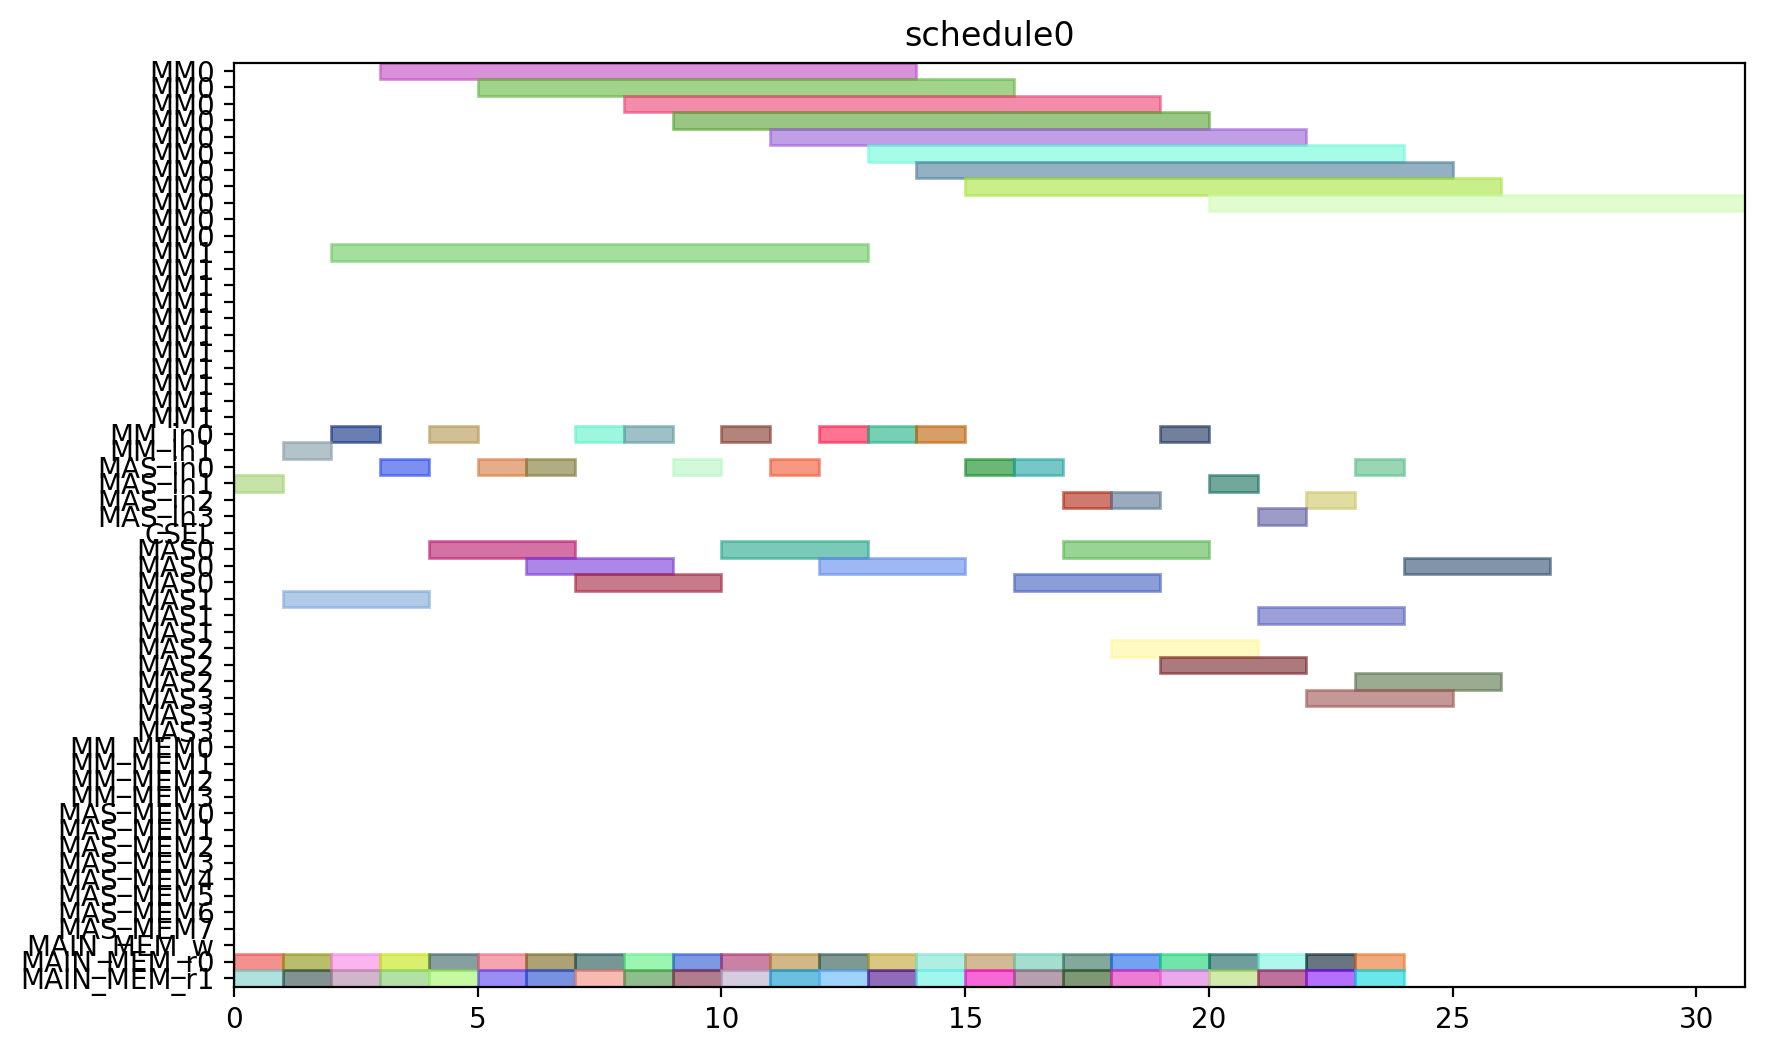

Python code for this plot:
from pyschedule import Scenario, solvers, plotters, alt


def solve():
	horizon = 120
	S = Scenario("schedule0", horizon=horizon)

	# resource
	MM = S.Resources('MM', num=2, size=11)
	MM_in = S.Resources('MM_in', num=2)
	MAS_in = S.Resources('MAS_in', num=4)
	CSEL = S.Resource('CSEL')
	MAS = S.Resources('MAS', num=4, size=3, periods=range(1, horizon))
	MM_MEM = S.Resources('MM_MEM', num=4)
	MAS_MEM = S.Resources('MAS_MEM', num=8)
	MAIN_MEM_w = S.Resource('MAIN_MEM_w', size=1)
	MAIN_MEM_r = S.Resources('MAIN_MEM_r', num=2)

	# result of previous scheduling

	# new tasks
	t0_t0 = S.Task('t0_t0', length=3, delay_cost=1)
	t0_t0 += alt(MAS)
	t0_t0_in = S.Task('t0_t0_in', length=1, delay_cost=1)
	t0_t0_in += alt(MAS_in)
	S += t0_t0_in*MAS_in[0]<=t0_t0*MAS[0]

	S += t0_t0_in*MAS_in[1]<=t0_t0*MAS[1]

	S += t0_t0_in*MAS_in[2]<=t0_t0*MAS[2]

	S += t0_t0_in*MAS_in[3]<=t0_t0*MAS[3]

	t0_t0_mem0 = S.Task('t0_t0_mem0', length=1, delay_cost=1)
	t0_t0_mem0 += MAIN_MEM_r[0]
	S += t0_t0_mem0 <= t0_t0

	t0_t0_mem1 = S.Task('t0_t0_mem1', length=1, delay_cost=1)
	t0_t0_mem1 += MAIN_MEM_r[1]
	S += t0_t0_mem1 <= t0_t0

	t0_t1 = S.Task('t0_t1', length=3, delay_cost=1)
	t0_t1 += alt(MAS)
	t0_t1_in = S.Task('t0_t1_in', length=1, delay_cost=1)
	t0_t1_in += alt(MAS_in)
	S += t0_t1_in*MAS_in[0]<=t0_t1*MAS[0]

	S += t0_t1_in*MAS_in[1]<=t0_t1*MAS[1]

	S += t0_t1_in*MAS_in[2]<=t0_t1*MAS[2]

	S += t0_t1_in*MAS_in[3]<=t0_t1*MAS[3]

	t0_t1_mem0 = S.Task('t0_t1_mem0', length=1, delay_cost=1)
	t0_t1_mem0 += MAIN_MEM_r[0]
	S += t0_t1_mem0 <= t0_t1

	t0_t1_mem1 = S.Task('t0_t1_mem1', length=1, delay_cost=1)
	t0_t1_mem1 += MAIN_MEM_r[1]
	S += t0_t1_mem1 <= t0_t1

	t0_t3 = S.Task('t0_t3', length=11, delay_cost=1)
	t0_t3 += alt(MM)
	t0_t3_in = S.Task('t0_t3_in', length=1, delay_cost=1)
	t0_t3_in += alt(MM_in)
	S += t0_t3_in*MM_in[0]<=t0_t3*MM[0]
	S += t0_t3_in*MM_in[1]<=t0_t3*MM[1]
	t0_t3_mem0 = S.Task('t0_t3_mem0', length=1, delay_cost=1)
	t0_t3_mem0 += MAIN_MEM_r[0]
	S += t0_t3_mem0 <= t0_t3

	t0_t3_mem1 = S.Task('t0_t3_mem1', length=1, delay_cost=1)
	t0_t3_mem1 += MAIN_MEM_r[1]
	S += t0_t3_mem1 <= t0_t3

	t10 = S.Task('t10', length=3, delay_cost=1)
	t10 += alt(MAS)
	t10_in = S.Task('t10_in', length=1, delay_cost=1)
	t10_in += alt(MAS_in)
	S += t10_in*MAS_in[0]<=t10*MAS[0]

	S += t10_in*MAS_in[1]<=t10*MAS[1]

	S += t10_in*MAS_in[2]<=t10*MAS[2]

	S += t10_in*MAS_in[3]<=t10*MAS[3]

	t10_mem0 = S.Task('t10_mem0', length=1, delay_cost=1)
	t10_mem0 += MAIN_MEM_r[0]
	S += t10_mem0 <= t10

	t10_mem1 = S.Task('t10_mem1', length=1, delay_cost=1)
	t10_mem1 += MAIN_MEM_r[1]
	S += t10_mem1 <= t10

	t11 = S.Task('t11', length=3, delay_cost=1)
	t11 += alt(MAS)
	t11_in = S.Task('t11_in', length=1, delay_cost=1)
	t11_in += alt(MAS_in)
	S += t11_in*MAS_in[0]<=t11*MAS[0]

	S += t11_in*MAS_in[1]<=t11*MAS[1]

	S += t11_in*MAS_in[2]<=t11*MAS[2]

	S += t11_in*MAS_in[3]<=t11*MAS[3]

	t11_mem0 = S.Task('t11_mem0', length=1, delay_cost=1)
	t11_mem0 += MAIN_MEM_r[0]
	S += t11_mem0 <= t11

	t11_mem1 = S.Task('t11_mem1', length=1, delay_cost=1)
	t11_mem1 += MAIN_MEM_r[1]
	S += t11_mem1 <= t11

	t3_t0 = S.Task('t3_t0', length=11, delay_cost=1)
	t3_t0 += alt(MM)
	t3_t0_in = S.Task('t3_t0_in', length=1, delay_cost=1)
	t3_t0_in += alt(MM_in)
	S += t3_t0_in*MM_in[0]<=t3_t0*MM[0]
	S += t3_t0_in*MM_in[1]<=t3_t0*MM[1]
	t3_t0_mem0 = S.Task('t3_t0_mem0', length=1, delay_cost=1)
	t3_t0_mem0 += MAIN_MEM_r[0]
	S += t3_t0_mem0 <= t3_t0

	t3_t0_mem1 = S.Task('t3_t0_mem1', length=1, delay_cost=1)
	t3_t0_mem1 += MAIN_MEM_r[1]
	S += t3_t0_mem1 <= t3_t0

	t3_t1 = S.Task('t3_t1', length=11, delay_cost=1)
	t3_t1 += alt(MM)
	t3_t1_in = S.Task('t3_t1_in', length=1, delay_cost=1)
	t3_t1_in += alt(MM_in)
	S += t3_t1_in*MM_in[0]<=t3_t1*MM[0]
	S += t3_t1_in*MM_in[1]<=t3_t1*MM[1]
	t3_t1_mem0 = S.Task('t3_t1_mem0', length=1, delay_cost=1)
	t3_t1_mem0 += MAIN_MEM_r[0]
	S += t3_t1_mem0 <= t3_t1

	t3_t1_mem1 = S.Task('t3_t1_mem1', length=1, delay_cost=1)
	t3_t1_mem1 += MAIN_MEM_r[1]
	S += t3_t1_mem1 <= t3_t1

	t3_t2 = S.Task('t3_t2', length=3, delay_cost=1)
	t3_t2 += alt(MAS)
	t3_t2_in = S.Task('t3_t2_in', length=1, delay_cost=1)
	t3_t2_in += alt(MAS_in)
	S += t3_t2_in*MAS_in[0]<=t3_t2*MAS[0]

	S += t3_t2_in*MAS_in[1]<=t3_t2*MAS[1]

	S += t3_t2_in*MAS_in[2]<=t3_t2*MAS[2]

	S += t3_t2_in*MAS_in[3]<=t3_t2*MAS[3]

	t3_t2_mem0 = S.Task('t3_t2_mem0', length=1, delay_cost=1)
	t3_t2_mem0 += MAIN_MEM_r[0]
	S += t3_t2_mem0 <= t3_t2

	t3_t2_mem1 = S.Task('t3_t2_mem1', length=1, delay_cost=1)
	t3_t2_mem1 += MAIN_MEM_r[1]
	S += t3_t2_mem1 <= t3_t2

	t3_t3 = S.Task('t3_t3', length=3, delay_cost=1)
	t3_t3 += alt(MAS)
	t3_t3_in = S.Task('t3_t3_in', length=1, delay_cost=1)
	t3_t3_in += alt(MAS_in)
	S += t3_t3_in*MAS_in[0]<=t3_t3*MAS[0]

	S += t3_t3_in*MAS_in[1]<=t3_t3*MAS[1]

	S += t3_t3_in*MAS_in[2]<=t3_t3*MAS[2]

	S += t3_t3_in*MAS_in[3]<=t3_t3*MAS[3]

	t3_t3_mem0 = S.Task('t3_t3_mem0', length=1, delay_cost=1)
	t3_t3_mem0 += MAIN_MEM_r[0]
	S += t3_t3_mem0 <= t3_t3

	t3_t3_mem1 = S.Task('t3_t3_mem1', length=1, delay_cost=1)
	t3_t3_mem1 += MAIN_MEM_r[1]
	S += t3_t3_mem1 <= t3_t3

	t4_t0 = S.Task('t4_t0', length=3, delay_cost=1)
	t4_t0 += alt(MAS)
	t4_t0_in = S.Task('t4_t0_in', length=1, delay_cost=1)
	t4_t0_in += alt(MAS_in)
	S += t4_t0_in*MAS_in[0]<=t4_t0*MAS[0]

	S += t4_t0_in*MAS_in[1]<=t4_t0*MAS[1]

	S += t4_t0_in*MAS_in[2]<=t4_t0*MAS[2]

	S += t4_t0_in*MAS_in[3]<=t4_t0*MAS[3]

	t4_t0_mem0 = S.Task('t4_t0_mem0', length=1, delay_cost=1)
	t4_t0_mem0 += MAIN_MEM_r[0]
	S += t4_t0_mem0 <= t4_t0

	t4_t0_mem1 = S.Task('t4_t0_mem1', length=1, delay_cost=1)
	t4_t0_mem1 += MAIN_MEM_r[1]
	S += t4_t0_mem1 <= t4_t0

	t4_t1 = S.Task('t4_t1', length=3, delay_cost=1)
	t4_t1 += alt(MAS)
	t4_t1_in = S.Task('t4_t1_in', length=1, delay_cost=1)
	t4_t1_in += alt(MAS_in)
	S += t4_t1_in*MAS_in[0]<=t4_t1*MAS[0]

	S += t4_t1_in*MAS_in[1]<=t4_t1*MAS[1]

	S += t4_t1_in*MAS_in[2]<=t4_t1*MAS[2]

	S += t4_t1_in*MAS_in[3]<=t4_t1*MAS[3]

	t4_t1_mem0 = S.Task('t4_t1_mem0', length=1, delay_cost=1)
	t4_t1_mem0 += MAIN_MEM_r[0]
	S += t4_t1_mem0 <= t4_t1

	t4_t1_mem1 = S.Task('t4_t1_mem1', length=1, delay_cost=1)
	t4_t1_mem1 += MAIN_MEM_r[1]
	S += t4_t1_mem1 <= t4_t1

	t4_t3 = S.Task('t4_t3', length=11, delay_cost=1)
	t4_t3 += alt(MM)
	t4_t3_in = S.Task('t4_t3_in', length=1, delay_cost=1)
	t4_t3_in += alt(MM_in)
	S += t4_t3_in*MM_in[0]<=t4_t3*MM[0]
	S += t4_t3_in*MM_in[1]<=t4_t3*MM[1]
	t4_t3_mem0 = S.Task('t4_t3_mem0', length=1, delay_cost=1)
	t4_t3_mem0 += MAIN_MEM_r[0]
	S += t4_t3_mem0 <= t4_t3

	t4_t3_mem1 = S.Task('t4_t3_mem1', length=1, delay_cost=1)
	t4_t3_mem1 += MAIN_MEM_r[1]
	S += t4_t3_mem1 <= t4_t3

	t5_t0 = S.Task('t5_t0', length=11, delay_cost=1)
	t5_t0 += alt(MM)
	t5_t0_in = S.Task('t5_t0_in', length=1, delay_cost=1)
	t5_t0_in += alt(MM_in)
	S += t5_t0_in*MM_in[0]<=t5_t0*MM[0]
	S += t5_t0_in*MM_in[1]<=t5_t0*MM[1]
	t5_t0_mem0 = S.Task('t5_t0_mem0', length=1, delay_cost=1)
	t5_t0_mem0 += MAIN_MEM_r[0]
	S += t5_t0_mem0 <= t5_t0

	t5_t0_mem1 = S.Task('t5_t0_mem1', length=1, delay_cost=1)
	t5_t0_mem1 += MAIN_MEM_r[1]
	S += t5_t0_mem1 <= t5_t0

	t5_t1 = S.Task('t5_t1', length=11, delay_cost=1)
	t5_t1 += alt(MM)
	t5_t1_in = S.Task('t5_t1_in', length=1, delay_cost=1)
	t5_t1_in += alt(MM_in)
	S += t5_t1_in*MM_in[0]<=t5_t1*MM[0]
	S += t5_t1_in*MM_in[1]<=t5_t1*MM[1]
	t5_t1_mem0 = S.Task('t5_t1_mem0', length=1, delay_cost=1)
	t5_t1_mem0 += MAIN_MEM_r[0]
	S += t5_t1_mem0 <= t5_t1

	t5_t1_mem1 = S.Task('t5_t1_mem1', length=1, delay_cost=1)
	t5_t1_mem1 += MAIN_MEM_r[1]
	S += t5_t1_mem1 <= t5_t1

	t5_t2 = S.Task('t5_t2', length=3, delay_cost=1)
	t5_t2 += alt(MAS)
	t5_t2_in = S.Task('t5_t2_in', length=1, delay_cost=1)
	t5_t2_in += alt(MAS_in)
	S += t5_t2_in*MAS_in[0]<=t5_t2*MAS[0]

	S += t5_t2_in*MAS_in[1]<=t5_t2*MAS[1]

	S += t5_t2_in*MAS_in[2]<=t5_t2*MAS[2]

	S += t5_t2_in*MAS_in[3]<=t5_t2*MAS[3]

	t5_t2_mem0 = S.Task('t5_t2_mem0', length=1, delay_cost=1)
	t5_t2_mem0 += MAIN_MEM_r[0]
	S += t5_t2_mem0 <= t5_t2

	t5_t2_mem1 = S.Task('t5_t2_mem1', length=1, delay_cost=1)
	t5_t2_mem1 += MAIN_MEM_r[1]
	S += t5_t2_mem1 <= t5_t2

	t5_t3 = S.Task('t5_t3', length=3, delay_cost=1)
	t5_t3 += alt(MAS)
	t5_t3_in = S.Task('t5_t3_in', length=1, delay_cost=1)
	t5_t3_in += alt(MAS_in)
	S += t5_t3_in*MAS_in[0]<=t5_t3*MAS[0]

	S += t5_t3_in*MAS_in[1]<=t5_t3*MAS[1]

	S += t5_t3_in*MAS_in[2]<=t5_t3*MAS[2]

	S += t5_t3_in*MAS_in[3]<=t5_t3*MAS[3]

	t5_t3_mem0 = S.Task('t5_t3_mem0', length=1, delay_cost=1)
	t5_t3_mem0 += MAIN_MEM_r[0]
	S += t5_t3_mem0 <= t5_t3

	t5_t3_mem1 = S.Task('t5_t3_mem1', length=1, delay_cost=1)
	t5_t3_mem1 += MAIN_MEM_r[1]
	S += t5_t3_mem1 <= t5_t3

	t6_t0 = S.Task('t6_t0', length=11, delay_cost=1)
	t6_t0 += alt(MM)
	t6_t0_in = S.Task('t6_t0_in', length=1, delay_cost=1)
	t6_t0_in += alt(MM_in)
	S += t6_t0_in*MM_in[0]<=t6_t0*MM[0]
	S += t6_t0_in*MM_in[1]<=t6_t0*MM[1]
	t6_t0_mem0 = S.Task('t6_t0_mem0', length=1, delay_cost=1)
	t6_t0_mem0 += MAIN_MEM_r[0]
	S += t6_t0_mem0 <= t6_t0

	t6_t0_mem1 = S.Task('t6_t0_mem1', length=1, delay_cost=1)
	t6_t0_mem1 += MAIN_MEM_r[1]
	S += t6_t0_mem1 <= t6_t0

	t6_t1 = S.Task('t6_t1', length=11, delay_cost=1)
	t6_t1 += alt(MM)
	t6_t1_in = S.Task('t6_t1_in', length=1, delay_cost=1)
	t6_t1_in += alt(MM_in)
	S += t6_t1_in*MM_in[0]<=t6_t1*MM[0]
	S += t6_t1_in*MM_in[1]<=t6_t1*MM[1]
	t6_t1_mem0 = S.Task('t6_t1_mem0', length=1, delay_cost=1)
	t6_t1_mem0 += MAIN_MEM_r[0]
	S += t6_t1_mem0 <= t6_t1

	t6_t1_mem1 = S.Task('t6_t1_mem1', length=1, delay_cost=1)
	t6_t1_mem1 += MAIN_MEM_r[1]
	S += t6_t1_mem1 <= t6_t1

	t6_t2 = S.Task('t6_t2', length=3, delay_cost=1)
	t6_t2 += alt(MAS)
	t6_t2_in = S.Task('t6_t2_in', length=1, delay_cost=1)
	t6_t2_in += alt(MAS_in)
	S += t6_t2_in*MAS_in[0]<=t6_t2*MAS[0]

	S += t6_t2_in*MAS_in[1]<=t6_t2*MAS[1]

	S += t6_t2_in*MAS_in[2]<=t6_t2*MAS[2]

	S += t6_t2_in*MAS_in[3]<=t6_t2*MAS[3]

	t6_t2_mem0 = S.Task('t6_t2_mem0', length=1, delay_cost=1)
	t6_t2_mem0 += MAIN_MEM_r[0]
	S += t6_t2_mem0 <= t6_t2

	t6_t2_mem1 = S.Task('t6_t2_mem1', length=1, delay_cost=1)
	t6_t2_mem1 += MAIN_MEM_r[1]
	S += t6_t2_mem1 <= t6_t2

	t6_t3 = S.Task('t6_t3', length=3, delay_cost=1)
	t6_t3 += alt(MAS)
	t6_t3_in = S.Task('t6_t3_in', length=1, delay_cost=1)
	t6_t3_in += alt(MAS_in)
	S += t6_t3_in*MAS_in[0]<=t6_t3*MAS[0]

	S += t6_t3_in*MAS_in[1]<=t6_t3*MAS[1]

	S += t6_t3_in*MAS_in[2]<=t6_t3*MAS[2]

	S += t6_t3_in*MAS_in[3]<=t6_t3*MAS[3]

	t6_t3_mem0 = S.Task('t6_t3_mem0', length=1, delay_cost=1)
	t6_t3_mem0 += MAIN_MEM_r[0]
	S += t6_t3_mem0 <= t6_t3

	t6_t3_mem1 = S.Task('t6_t3_mem1', length=1, delay_cost=1)
	t6_t3_mem1 += MAIN_MEM_r[1]
	S += t6_t3_mem1 <= t6_t3

	t7_t0 = S.Task('t7_t0', length=11, delay_cost=1)
	t7_t0 += alt(MM)
	t7_t0_in = S.Task('t7_t0_in', length=1, delay_cost=1)
	t7_t0_in += alt(MM_in)
	S += t7_t0_in*MM_in[0]<=t7_t0*MM[0]
	S += t7_t0_in*MM_in[1]<=t7_t0*MM[1]
	t7_t0_mem0 = S.Task('t7_t0_mem0', length=1, delay_cost=1)
	t7_t0_mem0 += MAIN_MEM_r[0]
	S += t7_t0_mem0 <= t7_t0

	t7_t0_mem1 = S.Task('t7_t0_mem1', length=1, delay_cost=1)
	t7_t0_mem1 += MAIN_MEM_r[1]
	S += t7_t0_mem1 <= t7_t0

	t7_t1 = S.Task('t7_t1', length=11, delay_cost=1)
	t7_t1 += alt(MM)
	t7_t1_in = S.Task('t7_t1_in', length=1, delay_cost=1)
	t7_t1_in += alt(MM_in)
	S += t7_t1_in*MM_in[0]<=t7_t1*MM[0]
	S += t7_t1_in*MM_in[1]<=t7_t1*MM[1]
	t7_t1_mem0 = S.Task('t7_t1_mem0', length=1, delay_cost=1)
	t7_t1_mem0 += MAIN_MEM_r[0]
	S += t7_t1_mem0 <= t7_t1

	t7_t1_mem1 = S.Task('t7_t1_mem1', length=1, delay_cost=1)
	t7_t1_mem1 += MAIN_MEM_r[1]
	S += t7_t1_mem1 <= t7_t1

	t7_t2 = S.Task('t7_t2', length=3, delay_cost=1)
	t7_t2 += alt(MAS)
	t7_t2_in = S.Task('t7_t2_in', length=1, delay_cost=1)
	t7_t2_in += alt(MAS_in)
	S += t7_t2_in*MAS_in[0]<=t7_t2*MAS[0]

	S += t7_t2_in*MAS_in[1]<=t7_t2*MAS[1]

	S += t7_t2_in*MAS_in[2]<=t7_t2*MAS[2]

	S += t7_t2_in*MAS_in[3]<=t7_t2*MAS[3]

	t7_t2_mem0 = S.Task('t7_t2_mem0', length=1, delay_cost=1)
	t7_t2_mem0 += MAIN_MEM_r[0]
	S += t7_t2_mem0 <= t7_t2

	t7_t2_mem1 = S.Task('t7_t2_mem1', length=1, delay_cost=1)
	t7_t2_mem1 += MAIN_MEM_r[1]
	S += t7_t2_mem1 <= t7_t2

	t7_t3 = S.Task('t7_t3', length=3, delay_cost=1)
	t7_t3 += alt(MAS)
	t7_t3_in = S.Task('t7_t3_in', length=1, delay_cost=1)
	t7_t3_in += alt(MAS_in)
	S += t7_t3_in*MAS_in[0]<=t7_t3*MAS[0]

	S += t7_t3_in*MAS_in[1]<=t7_t3*MAS[1]

	S += t7_t3_in*MAS_in[2]<=t7_t3*MAS[2]

	S += t7_t3_in*MAS_in[3]<=t7_t3*MAS[3]

	t7_t3_mem0 = S.Task('t7_t3_mem0', length=1, delay_cost=1)
	t7_t3_mem0 += MAIN_MEM_r[0]
	S += t7_t3_mem0 <= t7_t3

	t7_t3_mem1 = S.Task('t7_t3_mem1', length=1, delay_cost=1)
	t7_t3_mem1 += MAIN_MEM_r[1]
	S += t7_t3_mem1 <= t7_t3

	solvers.mip.solve(S,msg=1,kind='CPLEX',ratio_gap=1.01)

	solution = [['hoge']*len(S.solution()[1]) for i in range(len(S.solution()))]
	for i in range(len(S.solution())):
		for j in range(len(S.solution()[i])):
			solution[i][j]=str(S.solution()[i][j])
	print(solution)

	cycles = int(solution[-1][3])

	pic_file_name = "/mnt/rose/usr1/fukuda/ABE/multiRAM_multiMAS_16mux/scheduling_result/stage11MM2_stage3MAS4/SQR012345/schedule0.png"
	if(S.solution() != []):
		plotters.matplotlib.plot(S,img_filename=pic_file_name, show_task_labels=False, fig_size=(cycles*0.25+3, 6))

	return solution
